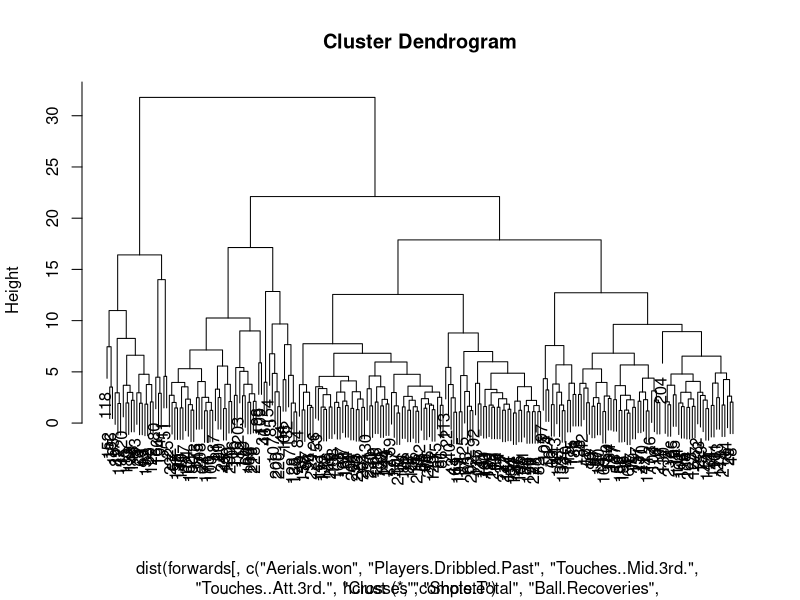
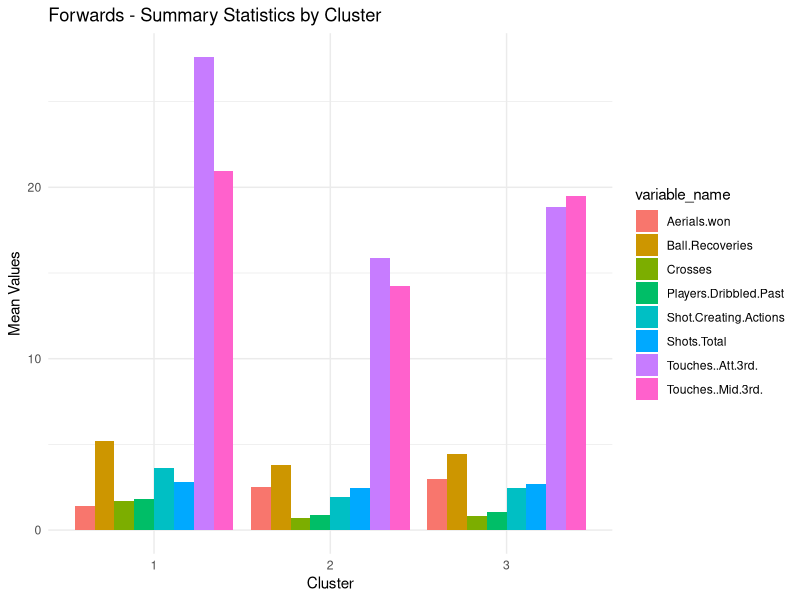
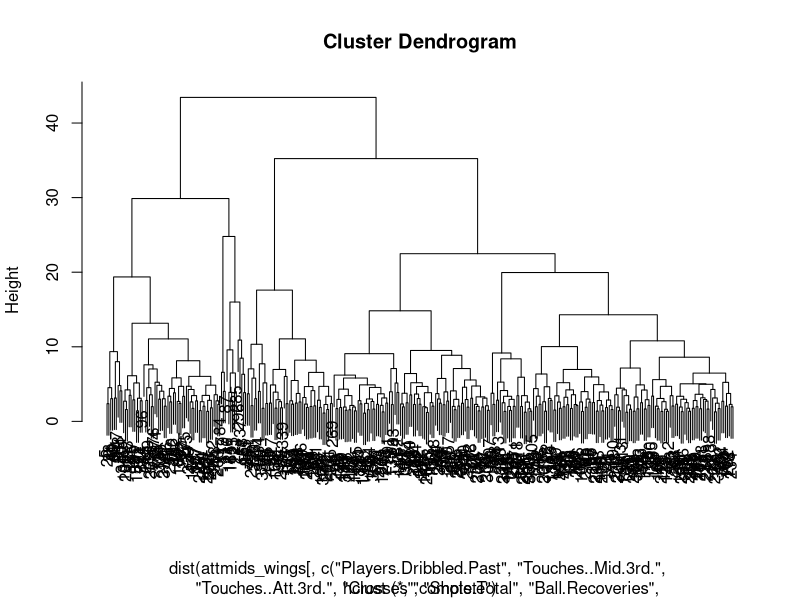
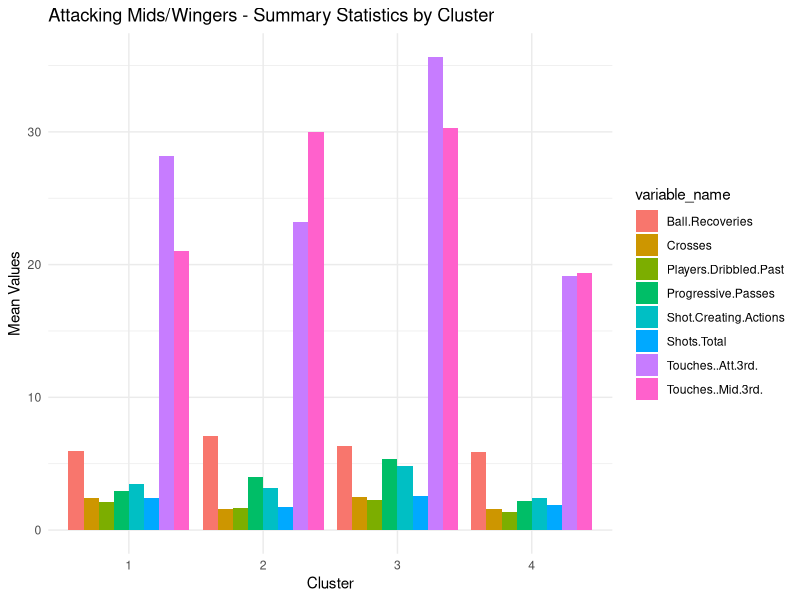
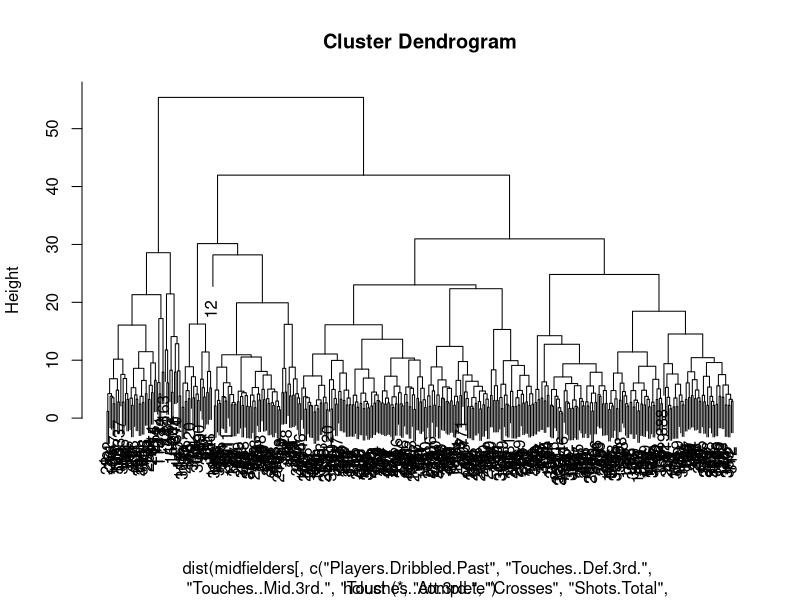
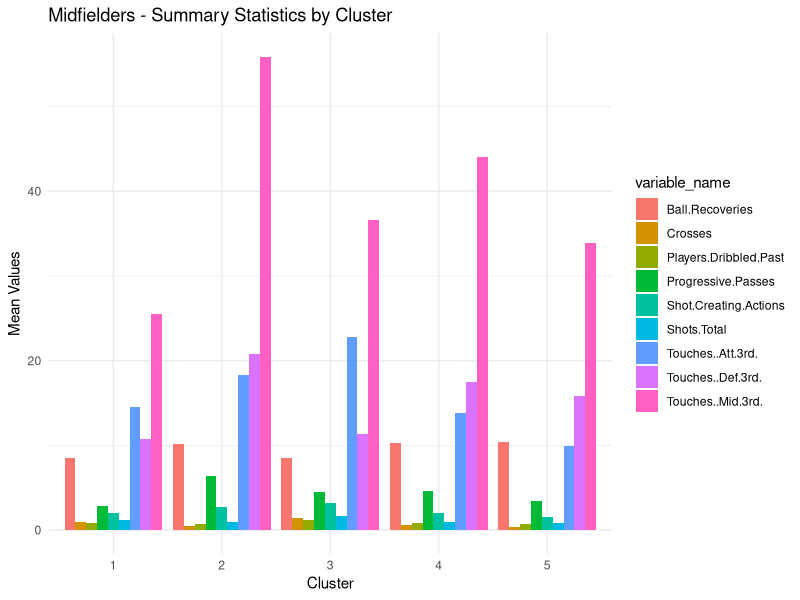
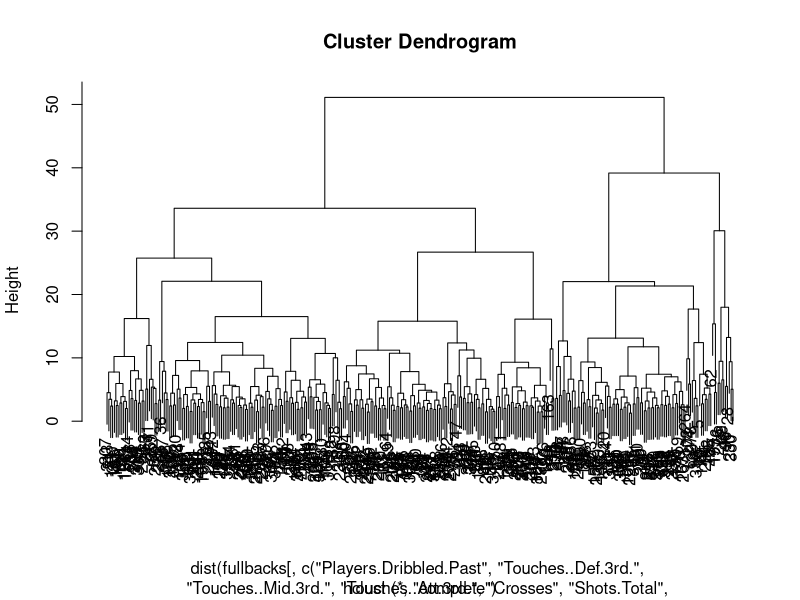
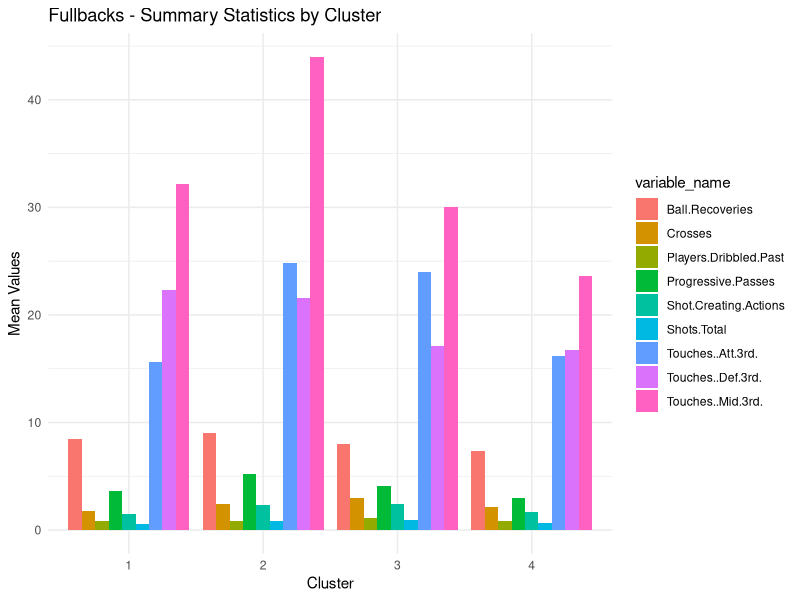

Reproduce these figures in R, in order.
## ---- chunk 1
knitr::opts_chunk$set(echo = TRUE)
## ---- chunk 2
library(dplyr)
library(ggplot2)
library(ggthemes)
library(data.table)
library(caret)

forwards <- read.csv("../Data Acquisition/Data/forwards10_20_2022.csv")

attmids_wings <- forwards %>% filter(position == "Att Mid / Wing")
attmids_wings$height_cm <- as.numeric(as.character(attmids_wings$height_cm))

forwards <- forwards %>% filter(position == "Forward")
forwards$height_cm <- as.numeric(as.character(forwards$height_cm))

centerbacks <- read.csv("../Data Acquisition/Data/centerbacks10_20_2022.csv")
centerbacks$height_cm <- as.numeric(as.character(centerbacks$height_cm))

fullbacks <- read.csv("../Data Acquisition/Data/fullbacks10_20_2022.csv")
fullbacks$height_cm <- as.numeric(as.character(fullbacks$height_cm))

midfielders <- read.csv("../Data Acquisition/Data/midfielders10_20_2022.csv")
midfielders$height_cm <- as.numeric(as.character(midfielders$height_cm))
## ---- chunk 3
forward_dendrogram <- hclust(dist(forwards[, c("Aerials.won", "Players.Dribbled.Past", "Touches..Mid.3rd.", "Touches..Att.3rd.", "Crosses", "Shots.Total", "Ball.Recoveries", "Shot.Creating.Actions")]))
plot(forward_dendrogram)
## ---- chunk 4
forwards_clust <- forwards
kFit = kmeans(forwards[,c("Aerials.won", "Players.Dribbled.Past", "Touches..Mid.3rd.", "Touches..Att.3rd.", "Crosses", "Shots.Total", "Ball.Recoveries", "Shot.Creating.Actions")], 3, nstart=50)
forwards_clust$k_cluster <- kFit$cluster
## ---- chunk 5
vars = c("Aerials.won", "Players.Dribbled.Past", "Touches..Mid.3rd.", "Touches..Att.3rd.", "Crosses", "Shots.Total", "Ball.Recoveries", "Shot.Creating.Actions")
n_clust = 3
result <- data.frame(cluster = numeric(length(vars)*n_clust),
           variable_name = character(length(vars)*n_clust),
           mean = numeric(length(vars)*n_clust),
           sd = numeric(length(vars)*n_clust),
           total_mean = numeric(length(vars)*n_clust),
           total_sd = numeric(length(vars)*n_clust),
           count = numeric(length(vars)*n_clust))

cur_clust = 1
cur_var = 1

#IF THIS FOR LOOP THROWS AN ERROR, JUST RUN THE CHUNK AGAIN (I dont know why but it works)
for(i in 1:(length(vars)*n_clust)){
  result$cluster[i] = cur_clust
  result$variable_name[i] = vars[cur_var]
  result$mean[i] = round(mean(filter(forwards_clust, k_cluster == cur_clust)[,vars[cur_var]]), 2)
  result$sd[i] = round(sd(filter(forwards_clust, k_cluster == cur_clust)[,vars[cur_var]]), 2)
  result$total_mean[i] = round(mean(forwards_clust[,vars[cur_var]]), 2)
  result$total_sd[i] = round(sd(forwards_clust[,vars[cur_var]]), 2)
  result$count[i] = nrow(filter(forwards_clust, k_cluster == cur_clust))
  cur_var = cur_var + 1
  if(cur_var > length(vars)){
    cur_var = 1
    cur_clust = cur_clust + 1}
}

#view players in individual cluster
filter(forwards_clust, k_cluster == 1)

#insert values into table row by row:
filter(result, variable_name == vars[1])

#view players in individual cluster
result
## ---- chunk 6
ggplot(data = result, aes(x = as.factor(cluster), y = mean, fill = variable_name)) +
  geom_bar(stat = "identity", position = "dodge")+
  theme_minimal()+
  labs(title = "Forwards - Summary Statistics by Cluster", y = "Mean Values", x = "Cluster")
## ---- chunk 7
# write.csv(filter(forwards_clust, k_cluster == 1), "Clusters/Forwards/forwards_cluster1")
# write.csv(filter(forwards_clust, k_cluster == 2), "Clusters/Forwards/forwards_cluster2")
# write.csv(filter(forwards_clust, k_cluster == 3), "Clusters/Forwards/forwards_cluster3")
## ---- chunk 8
AMW_dendrogram <- hclust(dist(attmids_wings[, c("Players.Dribbled.Past", "Touches..Mid.3rd.", "Touches..Att.3rd.", "Crosses", "Shots.Total", "Ball.Recoveries", "Shot.Creating.Actions", "Progressive.Passes")]))
plot(AMW_dendrogram)
## ---- chunk 9
AMW_clust <- attmids_wings
kFit = kmeans(attmids_wings[,c("Players.Dribbled.Past", "Touches..Mid.3rd.", "Touches..Att.3rd.", "Crosses", "Shots.Total", "Ball.Recoveries", "Shot.Creating.Actions", "Progressive.Passes")], 4, nstart=50)
AMW_clust$k_cluster <- kFit$cluster
## ---- chunk 10
vars = c("Players.Dribbled.Past", "Touches..Mid.3rd.", "Touches..Att.3rd.", "Crosses", "Shots.Total", "Ball.Recoveries", "Shot.Creating.Actions", "Progressive.Passes")
n_clust = 4

result <- data.frame(cluster = numeric(length(vars)*n_clust),
           variable_name = character(length(vars)*n_clust),
           mean = numeric(length(vars)*n_clust),
           sd = numeric(length(vars)*n_clust),
           total_mean = numeric(length(vars)*n_clust),
           total_sd = numeric(length(vars)*n_clust),
           count = numeric(length(vars)*n_clust))

cur_clust = 1
cur_var = 1

#IF THIS FOR LOOP THROWS AN ERROR, JUST RUN THE CHUNK AGAIN (I dont know why but it works)
for(i in 1:(length(vars)*n_clust)){
  result$cluster[i] = cur_clust
  result$variable_name[i] = vars[cur_var]
  result$mean[i] = round(mean(filter(AMW_clust, k_cluster == cur_clust)[,vars[cur_var]]), 2)
  result$sd[i] = round(sd(filter(AMW_clust, k_cluster == cur_clust)[,vars[cur_var]]), 2)
  result$total_mean[i] = round(mean(AMW_clust[,vars[cur_var]]), 2)
  result$total_sd[i] = round(sd(AMW_clust[,vars[cur_var]]), 2)
  result$count[i] = nrow(filter(AMW_clust, k_cluster == cur_clust))
  cur_var = cur_var + 1
  if(cur_var > length(vars)){
    cur_var = 1
    cur_clust = cur_clust + 1}
}

#view players in individual cluster
filter(AMW_clust, k_cluster == 3)

#insert values into table:
filter(result, variable_name == vars[1])

#analyze resulting summary statistics
result
## ---- chunk 11
ggplot(data = result, aes(x = as.factor(cluster), y = mean, fill = variable_name)) +
  geom_bar(stat = "identity", position = "dodge")+
  theme_minimal()+
  labs(title = "Attacking Mids/Wingers - Summary Statistics by Cluster", y = "Mean Values", x = "Cluster")
## ---- chunk 12
# write.csv(filter(AMW_clust, k_cluster == 1), "Clusters/AttMids_Wings/attMids_Wings_cluster1")
# write.csv(filter(AMW_clust, k_cluster == 2), "Clusters/AttMids_Wings/attMids_Wings_cluster2")
# write.csv(filter(AMW_clust, k_cluster == 3), "Clusters/AttMids_Wings/attMids_Wings_cluster3")
# write.csv(filter(AMW_clust, k_cluster == 4), "Clusters/AttMids_Wings/attMids_Wings_cluster4")
## ---- chunk 13
Mid_dendrogram <- hclust(dist(midfielders[, c("Players.Dribbled.Past", "Touches..Def.3rd.", "Touches..Mid.3rd.", "Touches..Att.3rd.", "Crosses", "Shots.Total", "Ball.Recoveries", "Shot.Creating.Actions", "Progressive.Passes")]))
plot(Mid_dendrogram)
## ---- chunk 14
Mid_clust <- midfielders
kFit = kmeans(Mid_clust[,c("Players.Dribbled.Past", "Touches..Def.3rd.", "Touches..Mid.3rd.", "Touches..Att.3rd.", "Crosses", "Shots.Total", "Ball.Recoveries", "Shot.Creating.Actions", "Progressive.Passes")], 5, nstart=50)
Mid_clust$k_cluster <- kFit$cluster
## ---- chunk 15
vars = c("Players.Dribbled.Past", "Touches..Def.3rd.", "Touches..Mid.3rd.", "Touches..Att.3rd.", "Crosses", "Shots.Total", "Ball.Recoveries", "Shot.Creating.Actions", "Progressive.Passes")
n_clust = 5

result <- data.frame(cluster = numeric(length(vars)*n_clust),
           variable_name = character(length(vars)*n_clust),
           mean = numeric(length(vars)*n_clust),
           sd = numeric(length(vars)*n_clust),
           total_mean = numeric(length(vars)*n_clust),
           total_sd = numeric(length(vars)*n_clust),
           count = numeric(length(vars)*n_clust))

cur_clust = 1
cur_var = 1

#IF THIS FOR LOOP THROWS AN ERROR, JUST RUN THE CHUNK AGAIN (I dont know why but it works)
for(i in 1:(length(vars)*n_clust)){
  result$cluster[i] = cur_clust
  result$variable_name[i] = vars[cur_var]
  result$mean[i] = round(mean(filter(Mid_clust, k_cluster == cur_clust)[,vars[cur_var]]), 2)
  result$sd[i] = round(sd(filter(Mid_clust, k_cluster == cur_clust)[,vars[cur_var]]), 2)
  result$total_mean[i] = round(mean(Mid_clust[,vars[cur_var]]), 2)
  result$total_sd[i] = round(sd(Mid_clust[,vars[cur_var]]), 2)
  result$count[i] = nrow(filter(Mid_clust, k_cluster == cur_clust))
  cur_var = cur_var + 1
  if(cur_var > length(vars)){
    cur_var = 1
    cur_clust = cur_clust + 1}
}

#view players in individual cluster
filter(Mid_clust, k_cluster == 1)

#insert values into table row by row:
filter(result, variable_name == vars[1])

#analyze table of resulting summary statistics
result
## ---- chunk 16
ggplot(data = result, aes(x = as.factor(cluster), y = mean, fill = variable_name)) +
  geom_bar(stat = "identity", position = "dodge")+
  theme_minimal()+
  labs(title = "Midfielders - Summary Statistics by Cluster", y = "Mean Values", x = "Cluster")
## ---- chunk 17
# write.csv(filter(Mid_clust, k_cluster == 1), "Clusters/Midfielders/midfielders_cluster1.csv")
# write.csv(filter(Mid_clust, k_cluster == 2), "Clusters/Midfielders/midfielders_cluster2.csv")
# write.csv(filter(Mid_clust, k_cluster == 3), "Clusters/Midfielders/midfielders_cluster3.csv")
# write.csv(filter(Mid_clust, k_cluster == 4), "Clusters/Midfielders/midfielders_cluster4.csv")
# write.csv(filter(Mid_clust, k_cluster == 5), "Clusters/Midfielders/midfielders_cluster5.csv")
## ---- chunk 18
FullB_dendrogram <- hclust(dist(fullbacks[, c("Players.Dribbled.Past", "Touches..Def.3rd.", "Touches..Mid.3rd.", "Touches..Att.3rd.", "Crosses", "Shots.Total", "Ball.Recoveries", "Shot.Creating.Actions", "Progressive.Passes")]))
plot(FullB_dendrogram)
## ---- chunk 19
fullB_clust <- fullbacks
kFit = kmeans(fullB_clust[,c("Players.Dribbled.Past", "Touches..Def.3rd.", "Touches..Mid.3rd.", "Touches..Att.3rd.", "Crosses", "Shots.Total", "Ball.Recoveries", "Shot.Creating.Actions", "Progressive.Passes")], 4, nstart=50)
fullB_clust$k_cluster <- kFit$cluster
## ---- chunk 20
vars = c("Players.Dribbled.Past", "Touches..Def.3rd.", "Touches..Mid.3rd.", "Touches..Att.3rd.", "Crosses", "Shots.Total", "Ball.Recoveries", "Shot.Creating.Actions", "Progressive.Passes")
n_clust = 4
result <- data.frame(cluster = numeric(length(vars)*n_clust),
           variable_name = character(length(vars)*n_clust),
           mean = numeric(length(vars)*n_clust),
           sd = numeric(length(vars)*n_clust),
           total_mean = numeric(length(vars)*n_clust),
           total_sd = numeric(length(vars)*n_clust),
           count = numeric(length(vars)*n_clust))

cur_clust = 1
cur_var = 1

#IF THIS FOR LOOP THROWS AN ERROR, JUST RUN THE CHUNK AGAIN (I dont know why but it works)
for(i in 1:(length(vars)*n_clust)){
  result$cluster[i] = cur_clust
  result$variable_name[i] = vars[cur_var]
  result$mean[i] = round(mean(filter(fullB_clust, k_cluster == cur_clust)[,vars[cur_var]]), 2)
  result$sd[i] = round(sd(filter(fullB_clust, k_cluster == cur_clust)[,vars[cur_var]]), 2)
  result$total_mean[i] = round(mean(fullB_clust[,vars[cur_var]]), 2)
  result$total_sd[i] = round(sd(fullB_clust[,vars[cur_var]]), 2)
  result$count[i] = nrow(filter(fullB_clust, k_cluster == cur_clust))
  cur_var = cur_var + 1
  if(cur_var > length(vars)){
    cur_var = 1
    cur_clust = cur_clust + 1}
}

#view players in individual cluster
filter(fullB_clust, k_cluster == 1)

#insert values into table row by row:
filter(result, variable_name == vars[1])

#analyze table of resulting summary statistics
result
## ---- chunk 21
ggplot(data = result, aes(x = as.factor(cluster), y = mean, fill = variable_name)) +
  geom_bar(stat = "identity", position = "dodge")+
  theme_minimal()+
  labs(title = "Fullbacks - Summary Statistics by Cluster", y = "Mean Values", x = "Cluster")
## ---- chunk 22
# write.csv(filter(fullB_clust, k_cluster == 1), "Clusters/Fullbacks/fullbacks_cluster1.csv")
# write.csv(filter(fullB_clust, k_cluster == 2), "Clusters/Fullbacks/fullbacks_cluster2.csv")
# write.csv(filter(fullB_clust, k_cluster == 3), "Clusters/Fullbacks/fullbacks_cluster3.csv")
# write.csv(filter(fullB_clust, k_cluster == 4), "Clusters/Fullbacks/fullbacks_cluster4.csv")
## ---- chunk 23
CB_dendrogram <- hclust(dist(centerbacks[, c("Aerials.won", "Touches..Def.3rd.", "Touches..Mid.3rd.", "Touches..Att.3rd.", "Shots.Total", "Ball.Recoveries", "Progressive.Passes")]))
plot(CB_dendrogram)
## ---- chunk 24
CB_clust <- centerbacks
kFit = kmeans(CB_clust[,c("Aerials.won", "Touches..Def.3rd.", "Touches..Mid.3rd.", "Touches..Att.3rd.", "Shots.Total", "Ball.Recoveries", "Progressive.Passes")], 2, nstart=50)
CB_clust$k_cluster <- kFit$cluster
## ---- chunk 25
vars = c("Aerials.won", "Touches..Def.3rd.", "Touches..Mid.3rd.", "Touches..Att.3rd.", "Shots.Total", "Ball.Recoveries", "Progressive.Passes")
n_clust = 2
result <- data.frame(cluster = numeric(length(vars)*n_clust),
           variable_name = character(length(vars)*n_clust),
           mean = numeric(length(vars)*n_clust),
           sd = numeric(length(vars)*n_clust),
           total_mean = numeric(length(vars)*n_clust),
           total_sd = numeric(length(vars)*n_clust),
           count = numeric(length(vars)*n_clust))

cur_clust = 1
cur_var = 1

#IF THIS FOR LOOP THROWS AN ERROR, JUST RUN THE CHUNK AGAIN (I dont know why but it works)
for(i in 1:(length(vars)*n_clust)){
  result$cluster[i] = cur_clust
  result$variable_name[i] = vars[cur_var]
  result$mean[i] = round(mean(filter(CB_clust, k_cluster == cur_clust)[,vars[cur_var]]), 2)
  result$sd[i] = round(sd(filter(CB_clust, k_cluster == cur_clust)[,vars[cur_var]]), 2)
  result$total_mean[i] = round(mean(CB_clust[,vars[cur_var]]), 2)
  result$total_sd[i] = round(sd(CB_clust[,vars[cur_var]]), 2)
  result$count[i] = nrow(filter(CB_clust, k_cluster == cur_clust))
  cur_var = cur_var + 1
  if(cur_var > length(vars)){
    cur_var = 1
    cur_clust = cur_clust + 1}
}

#view players in individual cluster
filter(CB_clust, k_cluster == 1)

#insert values into table row by row:
filter(result, variable_name == vars[1])

#analyze table of resulting summary statistics
result
## ---- chunk 26
ggplot(data = result, aes(x = as.factor(cluster), y = mean, fill = variable_name)) +
  geom_bar(stat = "identity", position = "dodge")+
  theme_minimal()+
  labs(title = "Center Backs - Summary Statistics by Cluster", y = "Mean Values", x = "Cluster")
## ---- chunk 27
# write.csv(filter(CB_clust, k_cluster == 1), "Clusters/Centerbacks/centerbacks_cluster1.csv")
# write.csv(filter(CB_clust, k_cluster == 2), "Clusters/Centerbacks/centerbacks_cluster2.csv")
